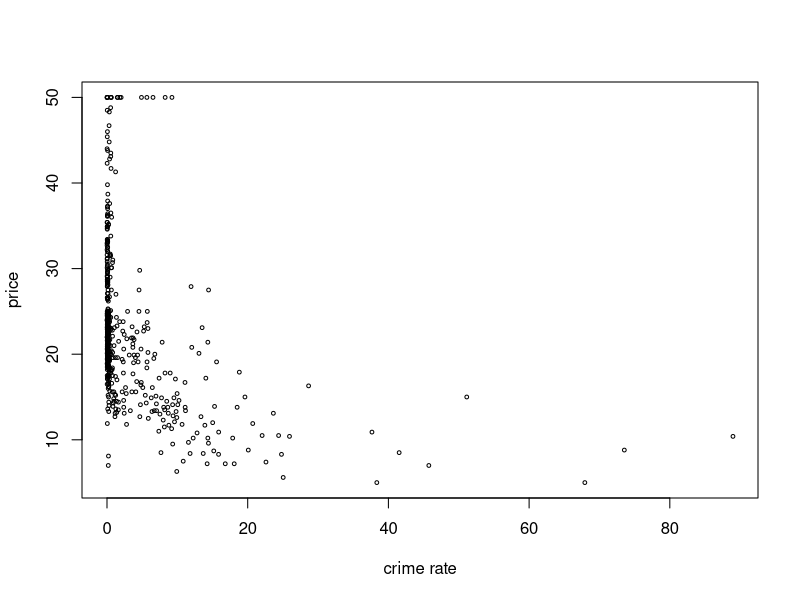
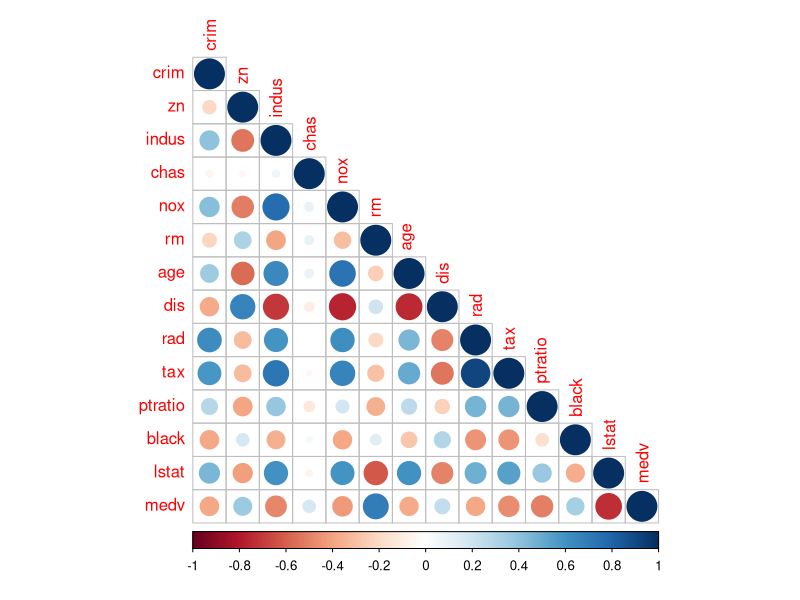
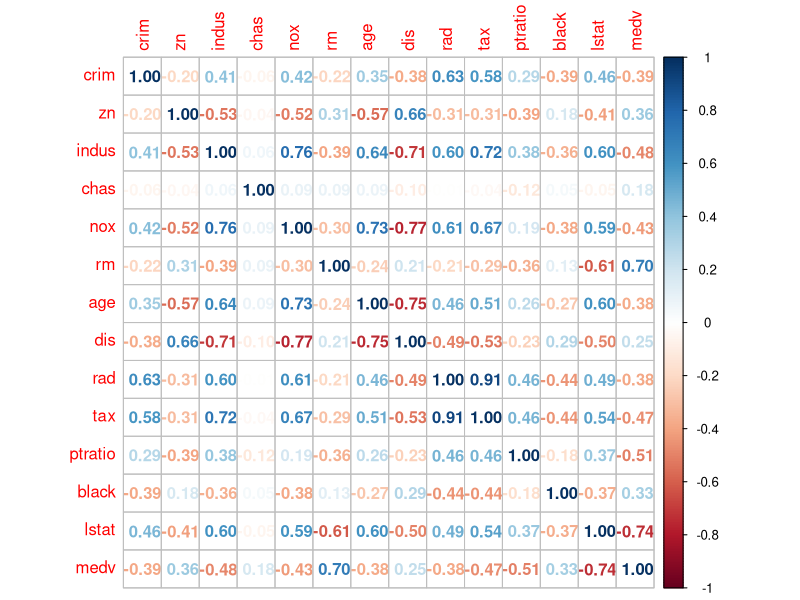
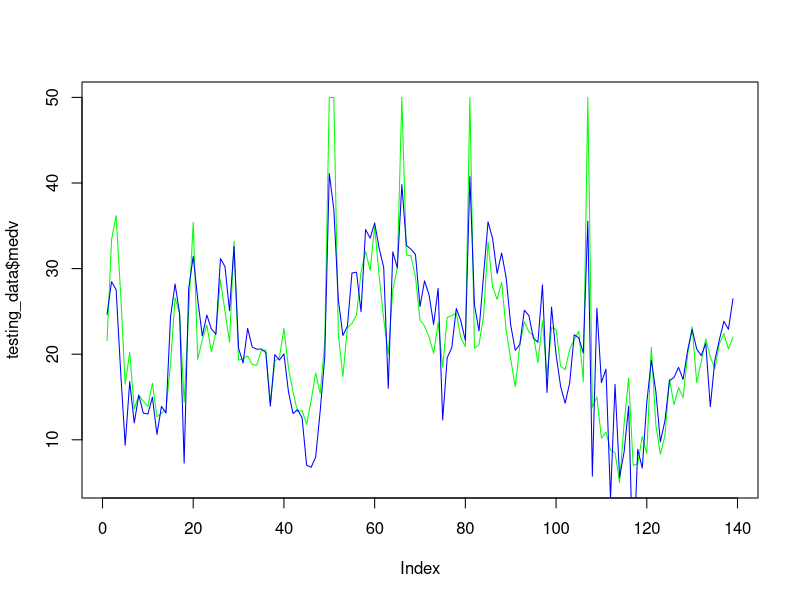
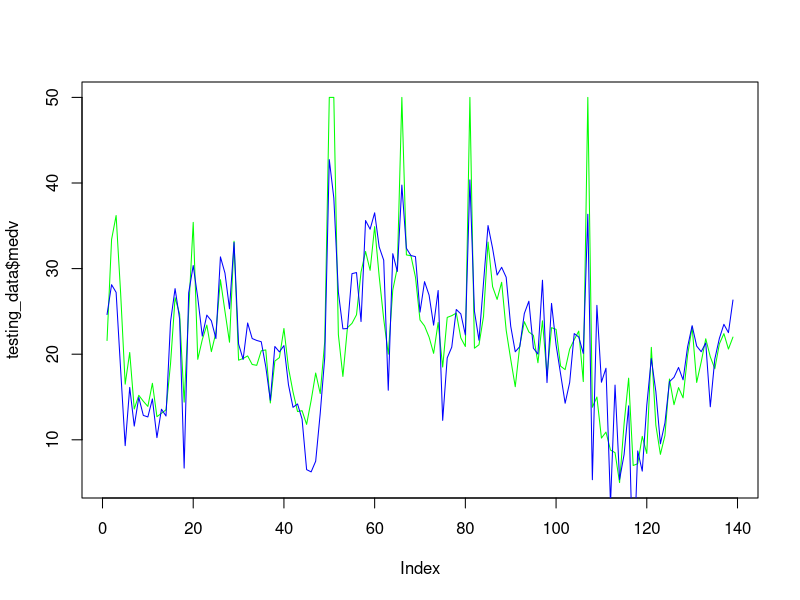

The R source for these figures, in order: (Note: this script raises an error after producing the figures.)
library(MASS)
?Boston
View(Boston)
head(Boston)
summary(Boston)

#Splitting data into training and testing sets
set.seed(2)
library(caTools)  #sample.split function is present in this package
split <- sample.split(Boston$medv,SplitRatio = 0.7)
split
training_data <- subset(Boston, split == "TRUE")
testing_data <- subset(Boston, split == "FALSE")
training_data
testing_data

#To view the correlation of variables
plot(Boston$crim, Boston$medv, cex = 0.5, xlab = 'crime rate', ylab = "price")

#Use corrplot to visualize
cr <- cor(Boston)
cr
library(corrplot)
corrplot(cr,type="lower")
corrplot(cr, method="number")

#vif
library(car)
model <- lm(medv~., data = training_data)
vif(model)

#Create model
model <- lm(medv~., data = training_data)

#For description of model
summary(model)

#model creation after removing tax,indus and age
model1 <- lm(medv~ crim+zn+chas+rm+rad+nox+dis+ptratio+black+lstat,data = training_data)
summary(model1)

#use this model to predict the output of test set
predic <- predict(model,testing_data)
predic
predic1 <- predict(model1,testing_data)
predic1

#Compare predicted values and actual values. Use plot
plot(testing_data$medv,type="l",lty=1.8,col="green")
lines(predic,type="l",col="blue")
plot(testing_data$medv,type="l",lty=1.8,col="green")
lines(predic1,type="l",col="blue")

#Creating sample dataset
crim = 0.23899
zn = 13.7
chas = 0
nox = 0.479
rm = 6.9989
dis= 5.976
ptratio = 16.9
black = 390.6
lstat = 6.1
sample_data <- data.frame(crim,zn,chas,nox,rm,dis,ptratio,black,lstat)
View(sample_data)

#use this model to predict the output of sample_data
predic <- predict(model1,sample_data)
predic
